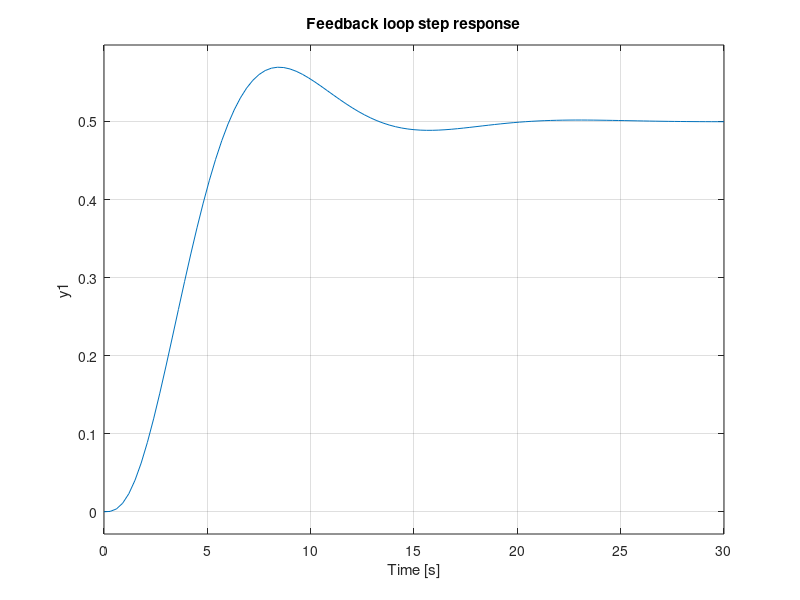
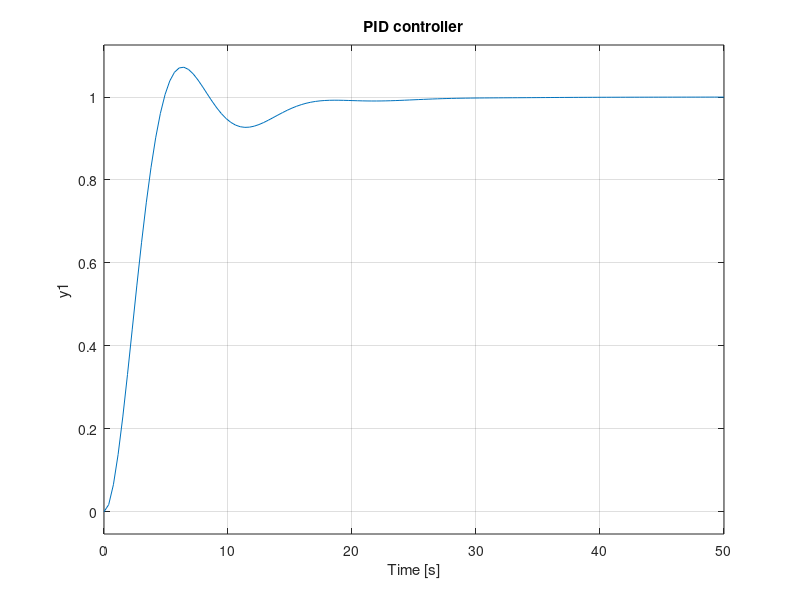
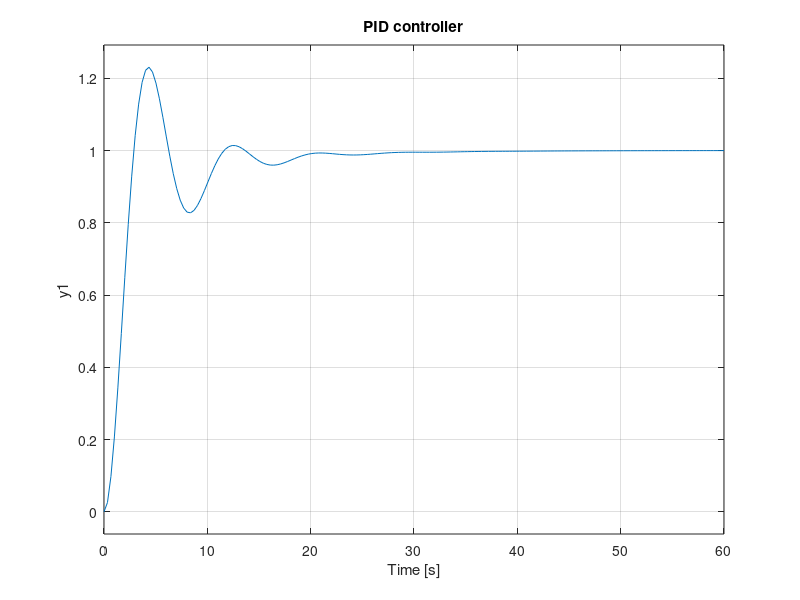

The MATLAB script that drew these images, in order:
%SYS201 part2.2 
%CHR method

clear all; 
close all;
clc

Ks = 1;
T1 = 2;
T2 = 2;
T3 = 2;

%transfer function
tmp1 = tf(1, [T1 1]);
tmp2 = tf(1, [T2 1]);
tmp3 = tf(1, [T3 1]);
sys1 = Ks*tmp1*tmp2*tmp3;

M = feedback(sys1, 1);

figure(1)
subplot(2,1,1),
step(sys1)
subplot(2,1,2),
step(M)
title('Feedback loop step response')

K = 1;
Te = 1.7;     %tu
Tb = 6.7;   %tg


% ********* 0% overshoot ***********
%p controller
Kp = (0.3*Tb)/(K*Te);
pid_ctrl = pidstd(Kp)
figure('name', '0% overshoot')
subplot(3,1,1),
m = feedback(pid_ctrl*sys1,1);
step(m);
title('P controller')

%pi controller
Kp = (0.35*Tb)/(K*Te);
Ti = 1.2*Tb;
pid_ctrl = pidstd(Kp, Ti)
subplot(3,1,2),
m = feedback(pid_ctrl*sys1,1);
step(m);
title('PI controller')

%pid controller
Kp = (0.6*Tb)/(K*Te);
Ti = Tb;
Td = 0.5*Te;
pid_ctrl = pidstd(Kp, Ti, Td);
subplot(3,1,3),
m = feedback(pid_ctrl*sys1,1);
step(m);
title('PID controller')

% ********* 20% overshoot ***********
%p controller
Kp = (0.7*Tb)/(K*Te);
pid_ctrl = pidstd(Kp);
figure('name', '20% Overshoot')
subplot(3,1,1),
m1 = feedback(pid_ctrl*sys1,1)
step(m1);
title('P controller')

%pi controller
Kp = (0.6*Tb)/(K*Te);
Ti = Tb;
pid_ctrl = pidstd(Kp, Ti);
subplot(3,1,2),
m2 = feedback(pid_ctrl*sys1,1)
step(m2);
title('PI controller')

%pid controller
Kp = (1.2*Tb)/(K*Te);
Ti = 1.4*Tb;
Td = 0.47*Te;
pid_ctrl = pidstd(Kp, Ti, Td);
subplot(3,1,3),
m3 = feedback(pid_ctrl*sys1,1)
step(m3);
title('PID controller')
